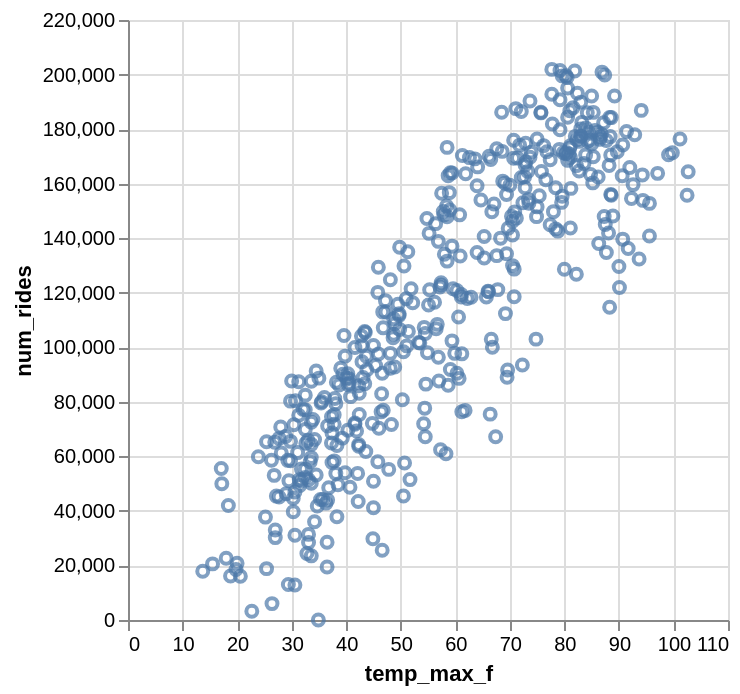

The code cell stored with this chart in its notebook:
### Code cell
alt.Chart(
    conn.execute("""
        with citibike_grouped_by_day as (
            select date_trunc('day',ended_at) as date,count(1) num_rides
                from cb_data.rides
            group by 1
        )
        select temp_max_f, num_rides, date
        from weather_data join citibike_grouped_by_day using(date)
        order by date asc
    """).df()
).mark_point().encode(
    x='temp_max_f',
    y='num_rides',
    tooltip=['temp_max_f', 'num_rides']
)

### Figure 1 — Vega-Lite specification as saved in the notebook (floating-point values rounded to 4 significant figures; data arrays with more than 128 entries replaced by an {"elided": "..."} marker saying what was removed)
{"config": {"view": {"continuousWidth": 300, "continuousHeight": 300}}, "data": {"name": "data-68f29ec94989e8ecac7b7552d5dfb25d"}, "mark": {"type": "point"}, "encoding": {"tooltip": [{"field": "temp_max_f", "type": "quantitative"}, {"field": "num_rides", "type": "quantitative"}], "x": {"field": "temp_max_f", "type": "quantitative"}, "y": {"field": "num_rides", "type": "quantitative"}}, "$schema": "https://vega.github.io/schema/vega-lite/v6.1.0.json", "datasets": {"data-68f29ec94989e8ecac7b7552d5dfb25d": {"elided": "424 records"}}}
